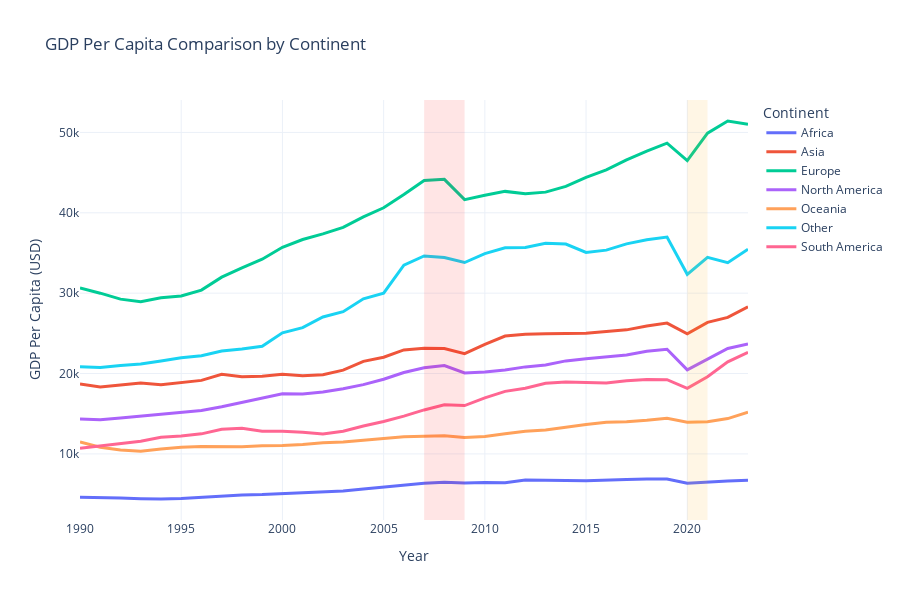

Notebook cell for this chart:
### Markdown cell above
## 🌍 Continental GDP Analysis

This section analyzes GDP per capita trends across different continents to understand regional economic patterns and disparities.

### Code cell
# Continental comparison over time
continent_yearly = df.groupby(['Year', 'Continent'])[gdp_column].mean().reset_index()

# Multi-line plot
fig = px.line(continent_yearly, 
              x='Year', 
              y=gdp_column, 
              color='Continent',
              title='GDP Per Capita Comparison by Continent',
              labels={gdp_column: 'GDP Per Capita (USD)', 'Year': 'Year'},
              height=600)

# Add crisis periods
fig.add_vrect(x0=2007, x1=2009, fillcolor="red", opacity=0.1, line_width=0)
fig.add_vrect(x0=2020, x1=2021, fillcolor="orange", opacity=0.1, line_width=0)

fig.update_traces(line=dict(width=3))
fig.update_layout(hovermode='x unified')
fig.show()

# 2023 continental ranking
continent_2023 = df[df['Year'] == 2023].groupby('Continent')[gdp_column].mean().sort_values(ascending=False)
print("\n2023 Continental Ranking (GDP Per Capita):")
for i, (continent, gdp) in enumerate(continent_2023.items(), 1):
    print(f"{i}. {continent}: ${gdp:,.0f}")

### Figure 1 — Plotly figure (JSON) as saved in the notebook; plotly's stock layout.template omitted (floating-point values rounded to 4 significant figures)
{"data": [{"hovertemplate": "Continent=Africa<br>Year=%{x}<br>GDP Per Capita (USD)=%{y}<extra></extra>", "legendgroup": "Africa", "line": {"color": "#636efa", "dash": "solid", "width": 3}, "marker": {"symbol": "circle"}, "mode": "lines", "name": "Africa", "orientation": "v", "showlegend": true, "type": "scatter", "x": [1990, 1991, 1992, 1993, 1994, 1995, 1996, 1997, 1998, 1999, 2000, 2001, 2002, 2003, 2004, 2005, 2006, 2007, 2008, 2009, 2010, 2011, 2012, 2013, 2014, 2015, 2016, 2017, 2018, 2019, 2020, 2021, 2022, 2023], "xaxis": "x", "y": [4600.0, 4579.0, 4504.0, 4423.0, 4391.0, 4456.0, 4613.0, 4836.0, 4902.0, 4941.0, 5035.0, 5181.0, 5269.0, 5386.0, 5630.0, 5872.0, 6081.0, 6336.0, 6475.0, 6378.0, 6454.0, 6418.0, 6761.0, 6683.0, 6698.0, 6668.0, 6691.0, 6804.0, 6866.0, 6884.0, 6342.0, 6522.0, 6620.0, 6736.0], "yaxis": "y"}, {"hovertemplate": "Continent=Asia<br>Year=%{x}<br>GDP Per Capita (USD)=%{y}<extra></extra>", "legendgroup": "Asia", "line": {"color": "#EF553B", "dash": "solid", "width": 3}, "marker": {"symbol": "circle"}, "mode": "lines", "name": "Asia", "orientation": "v", "showlegend": true, "type": "scatter", "x": [1990, 1991, 1992, 1993, 1994, 1995, 1996, 1997, 1998, 1999, 2000, 2001, 2002, 2003, 2004, 2005, 2006, 2007, 2008, 2009, 2010, 2011, 2012, 2013, 2014, 2015, 2016, 2017, 2018, 2019, 2020, 2021, 2022, 2023], "xaxis": "x", "y": [18710.0, 18320.0, 18570.0, 18820.0, 18590.0, 18900.0, 19150.0, 19910.0, 19600.0, 19670.0, 19920.0, 19720.0, 19850.0, 20420.0, 21520.0, 22030.0, 22930.0, 23140.0, 23120.0, 22480.0, 23630.0, 24660.0, 24890.0, 24960.0, 24950.0, 25020.0, 25220.0, 25440.0, 25920.0, 26270.0, 24940.0, 26370.0, 26990.0, 28310.0], "yaxis": "y"}, {"hovertemplate": "Continent=Europe<br>Year=%{x}<br>GDP Per Capita (USD)=%{y}<extra></extra>", "legendgroup": "Europe", "line": {"color": "#00cc96", "dash": "solid", "width": 3}, "marker": {"symbol": "circle"}, "mode": "lines", "name": "Europe", "orientation": "v", "showlegend": true, "type": "scatter", "x": [1990, 1991, 1992, 1993, 1994, 1995, 1996, 1997, 1998, 1999, 2000, 2001, 2002, 2003, 2004, 2005, 2006, 2007, 2008, 2009, 2010, 2011, 2012, 2013, 2014, 2015, 2016, 2017, 2018, 2019, 2020, 2021, 2022, 2023], "xaxis": "x", "y": [30640.0, 30000.0, 29260.0, 28940.0, 29420.0, 29660.0, 30390.0, 31990.0, 33150.0, 34220.0, 35710.0, 36670.0, 37380.0, 38180.0, 39480.0, 40630.0, 42280.0, 44020.0, 44160.0, 41630.0, 42170.0, 42660.0, 42370.0, 42570.0, 43280.0, 44420.0, 45350.0, 46570.0, 47690.0, 48660.0, 46500.0, 49900.0, 51420.0, 51010.0], "yaxis": "y"}, {"hovertemplate": "Continent=North America<br>Year=%{x}<br>GDP Per Capita (USD)=%{y}<extra></extra>", "legendgroup": "North America", "line": {"color": "#ab63fa", "dash": "solid", "width": 3}, "marker": {"symbol": "circle"}, "mode": "lines", "name": "North America", "orientation": "v", "showlegend": true, "type": "scatter", "x": [1990, 1991, 1992, 1993, 1994, 1995, 1996, 1997, 1998, 1999, 2000, 2001, 2002, 2003, 2004, 2005, 2006, 2007, 2008, 2009, 2010, 2011, 2012, 2013, 2014, 2015, 2016, 2017, 2018, 2019, 2020, 2021, 2022, 2023], "xaxis": "x", "y": [14350.0, 14250.0, 14470.0, 14710.0, 14970.0, 15110.0, 15400.0, 15860.0, 16400.0, 16910.0, 17490.0, 17470.0, 17690.0, 18120.0, 18620.0, 19300.0, 20130.0, 20730.0, 20990.0, 20080.0, 20200.0, 20450.0, 20830.0, 21050.0, 21570.0, 21830.0, 22060.0, 22310.0, 22760.0, 23030.0, 20450.0, 21810.0, 23120.0, 23680.0], "yaxis": "y"}, {"hovertemplate": "Continent=Oceania<br>Year=%{x}<br>GDP Per Capita (USD)=%{y}<extra></extra>", "legendgroup": "Oceania", "line": {"color": "#FFA15A", "dash": "solid", "width": 3}, "marker": {"symbol": "circle"}, "mode": "lines", "name": "Oceania", "orientation": "v", "showlegend": true, "type": "scatter", "x": [1990, 1991, 1992, 1993, 1994, 1995, 1996, 1997, 1998, 1999, 2000, 2001, 2002, 2003, 2004, 2005, 2006, 2007, 2008, 2009, 2010, 2011, 2012, 2013, 2014, 2015, 2016, 2017, 2018, 2019, 2020, 2021, 2022, 2023], "xaxis": "x", "y": [11480.0, 10840.0, 10500.0, 10350.0, 10630.0, 10830.0, 10910.0, 10870.0, 10890.0, 11020.0, 11050.0, 11170.0, 11390.0, 11490.0, 11720.0, 11930.0, 12120.0, 12190.0, 12250.0, 12050.0, 12180.0, 12510.0, 12820.0, 12970.0, 13330.0, 13660.0, 13930.0, 14010.0, 14180.0, 14440.0, 13950.0, 14000.0, 14400.0, 15180.0], "yaxis": "y"}, {"hovertemplate": "Continent=Other<br>Year=%{x}<br>GDP Per Capita (USD)=%{y}<extra></extra>", "legendgroup": "Other", "line": {"color": "#19d3f3", "dash": "solid", "width": 3}, "marker": {"symbol": "circle"}, "mode": "lines", "name": "Other", "orientation": "v", "showlegend": true, "type": "scatter", "x": [1990, 1991, 1992, 1993, 1994, 1995, 1996, 1997, 1998, 1999, 2000, 2001, 2002, 2003, 2004, 2005, 2006, 2007, 2008, 2009, 2010, 2011, 2012, 2013, 2014, 2015, 2016, 2017, 2018, 2019, 2020, 2021, 2022, 2023], "xaxis": "x", "y": [20840.0, 20750.0, 20990.0, 21180.0, 21570.0, 21980.0, 22220.0, 22800.0, 23050.0, 23390.0, 25060.0, 25710.0, 27040.0, 27690.0, 29300.0, 29990.0, 33490.0, 34630.0, 34430.0, 33810.0, 34930.0, 35640.0, 35680.0, 36200.0, 36110.0, 35070.0, 35360.0, 36130.0, 36650.0, 36980.0, 32350.0, 34470.0, 33790.0, 35460.0], "yaxis": "y"}, {"hovertemplate": "Continent=South America<br>Year=%{x}<br>GDP Per Capita (USD)=%{y}<extra></extra>", "legendgroup": "South America", "line": {"color": "#FF6692", "dash": "solid", "width": 3}, "marker": {"symbol": "circle"}, "mode": "lines", "name": "South America", "orientation": "v", "showlegend": true, "type": "scatter", "x": [1990, 1991, 1992, 1993, 1994, 1995, 1996, 1997, 1998, 1999, 2000, 2001, 2002, 2003, 2004, 2005, 2006, 2007, 2008, 2009, 2010, 2011, 2012, 2013, 2014, 2015, 2016, 2017, 2018, 2019, 2020, 2021, 2022, 2023], "xaxis": "x", "y": [10700.0, 11010.0, 11310.0, 11570.0, 12080.0, 12220.0, 12500.0, 13060.0, 13180.0, 12820.0, 12810.0, 12700.0, 12480.0, 12830.0, 13480.0, 14040.0, 14700.0, 15470.0, 16100.0, 16020.0, 16970.0, 17780.0, 18180.0, 18790.0, 18960.0, 18940.0, 18840.0, 19110.0, 19270.0, 19240.0, 18170.0, 19600.0, 21450.0, 22640.0], "yaxis": "y"}], "layout": {"height": 600, "hovermode": "x unified", "legend": {"title": {"text": "Continent"}, "tracegroupgap": 0}, "shapes": [{"fillcolor": "red", "line": {"width": 0}, "opacity": 0.1, "type": "rect", "x0": 2007, "x1": 2009, "xref": "x", "y0": 0, "y1": 1, "yref": "y domain"}, {"fillcolor": "orange", "line": {"width": 0}, "opacity": 0.1, "type": "rect", "x0": 2020, "x1": 2021, "xref": "x", "y0": 0, "y1": 1, "yref": "y domain"}], "title": {"text": "GDP Per Capita Comparison by Continent"}, "xaxis": {"anchor": "y", "domain": [0, 1], "title": {"text": "Year"}}, "yaxis": {"anchor": "x", "domain": [0, 1], "title": {"text": "GDP Per Capita (USD)"}}}}
